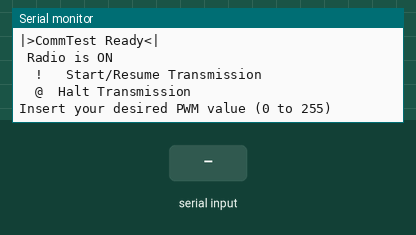
Bench run of a sketch on a simulated Arduino Uno, built with avr-gcc and run on an emulated ATmega328P. On the bench: the last lines printed to the serial monitor. The test bench sets the inputs (shaded band). No radio packets arrive unless stated.

Above: at 1.2 s.
1.3 s: "@\n" received over Serial
At 2.5 s:
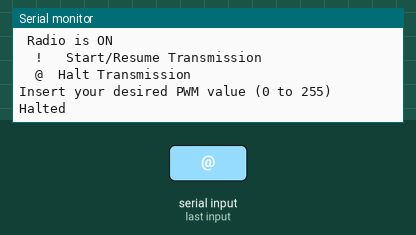
2.8 s: "!\n" received over Serial
At 2.89 s:
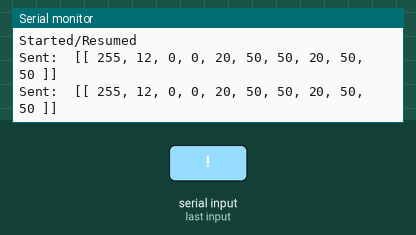
4.3 s: "5\n" received over Serial
At 4.4 s:
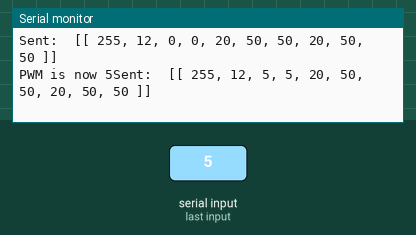
7.3 s: "90,45\n" received over Serial
At 7.44 s:
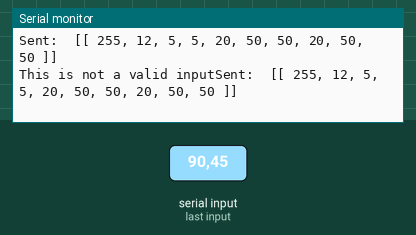
8.8 s: "30,150\n" received over Serial
11.8 s: "255\n" received over Serial
At 11.99 s:
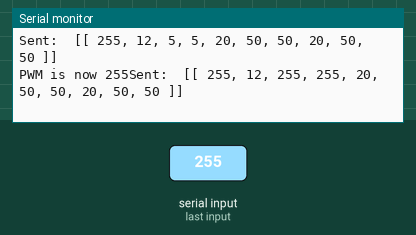
Timing chart, 0 to 14.8 s (numbered marks = the images above; inputs shaded):
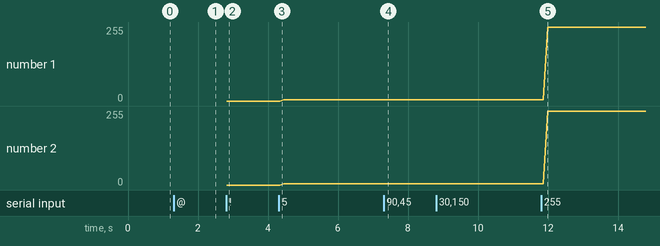

The sketch:

ufpbots_commtest_tx.ino
```cpp
#include <SPI.h>
#include <nRF24L01.h>
#include <RF24.h>

#include "output.h"

// declare variables
RF24 radio(2, 3); //ce,csn pin
const uint64_t add1 = 0x0a0c0a0c0aLL;
uint8_t input[17];
uint8_t output[10] = {0, 12, 0, 0, 20, 50, 50, 20, 50, 50};
uint8_t zero[10] {0, 0, 0, 0, 0, 0, 0, 0, 0, 0};

void setup() {
  Serial.begin(9600);
  radio.begin();
  printf_begin();
  radio.stopListening();
  radio.openWritingPipe(add1);
  Serial.println("|>CommTest Ready<|\n Radio is ON");
  Serial.println("\t!\t Start/Resume Transmission\n\t@\tHalt Transmission");
  Serial.print("Insert your desired PWM value (0 to 255)");
}

void loop() {
  if (output[0] == 255)
  {
    radio.write(output, sizeof(output));
    printOutput(output);
  }
}

void serialEvent()
{
  memset(input, 0, sizeof(input));
  Serial.readBytesUntil('\n', input, sizeof(input));
  if(input[0]!=0)
  {
  if (input[0] == '@')
  {
    output[0] = 0;
    radio.write(zero, sizeof(zero));
    radio.write(zero, sizeof(zero));
    radio.write(zero, sizeof(zero));
    radio.write(zero, sizeof(zero));
    radio.write(zero, sizeof(zero));
    radio.write(zero, sizeof(zero));
    Serial.println("\nHalted");
  }
  else if (input[0] == '!')
  {
    output[0] = 255;
    Serial.println("\nStarted/Resumed");
  }
    else if (PWM4)
  {
    Serial.print("\nThis is not a valid input");
  }
  else if (PWM3)
  {
    if ((input[0] >= '2' && ( input[1] > '5' || (input[1] == '5' && input[2] > '5'))))
    {
      output[2] = 255;
      Serial.print("\nMaximum PWM is 255!!");
    }
    else
    {
      output [2] = (input[0] - 48) * 100 + (input[1] - 48) * 10 + (input[2] - 48);
    }
    output [3] = output[2];
    Serial.print("\nPWM is now ");
    Serial.print(output[2]);
  }
  else if (PWM2)
  {
    output [2] = (input[0] - 48) * 10 + (input[1] - 48);
    output [3] = output[2];
    Serial.print("\nPWM is now ");
    Serial.print(output[2]);
  }
  else if (PWM1)
  {
    output [2] = (input[0] - 48);
    output [3] = output[2];
    Serial.print("\nPWM is now ");
    Serial.print(output[2]);
  }
  }
  else
  {
    Serial.print("\nCommand not detected");
  }
}
```

output.h
```cpp
#define PWM4  ((input[3]!=0 || input[4]!=0 || input[5]!=0 || input[6]!=0 || input[7]!=0 || input[8]!=0 || input[9]!=0 ))
#define PWM3  ((input[0] >= '0' && input[0] <= '9') && (input[1] >= '0' && input[1] <= '9') && (input[2] >= '0' && input[2] <= '9'))
#define PWM2  ((input[0] >= '0' && input[0] <= '9') && (input[1] >= '0' && input[1] <= '9') && !(input[2] >= '0' && input[2] <= '9'))
#define PWM1  ((input[0] >= '0' && input[0] <= '9') && !(input[1] >= '0' && input[1] <= '9') && !(input[2] >= '0' && input[2] <= '9'))

void printOutput(uint8_t output[])
{
  Serial.print("Sent:  [[ ");
  for (uint8_t i = 0; i < 10; i++)
  {
    Serial.print(output[i]);
    if (i < 9)
      Serial.print(", ");
    else
      Serial.println(" ]]");
  }
}
```

Measured:
- after the input at 1.3 s, the serial monitor: prints a new line at once (image 1)
- after the input at 2.8 s, the serial monitor: prints a new line at once (image 2)
- after the input at 4.3 s, the serial monitor: prints a new line after 0.09 s (image 3)
- after the input at 7.3 s, the serial monitor: prints a new line after 0.08 s (image 4)
- after the input at 11.8 s, the serial monitor: prints a new line after 0.12 s (image 5)
- plotted number 1: 0 → 5 after the input at 4.3 s
- plotted number 2: 0 → 5 after the input at 4.3 s
